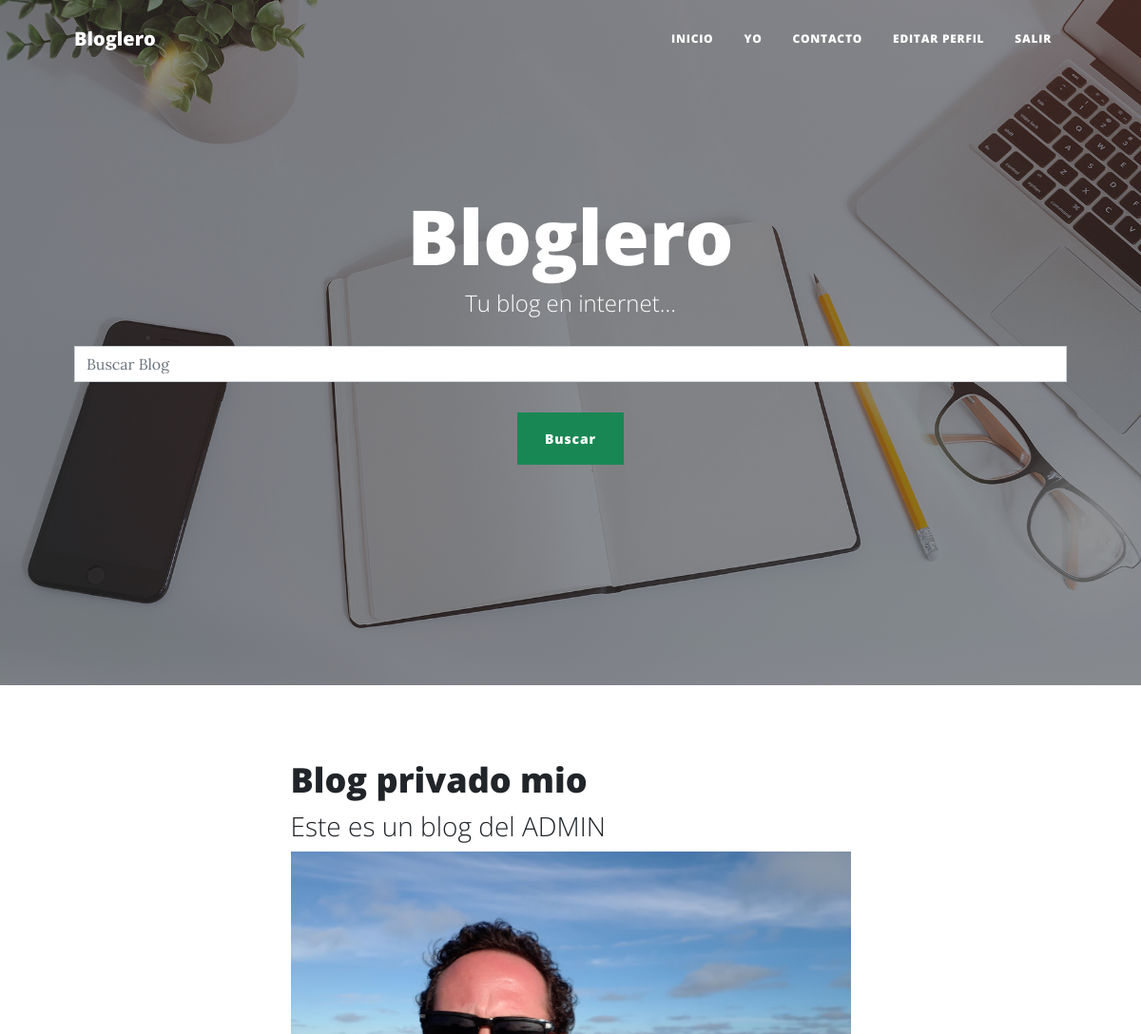
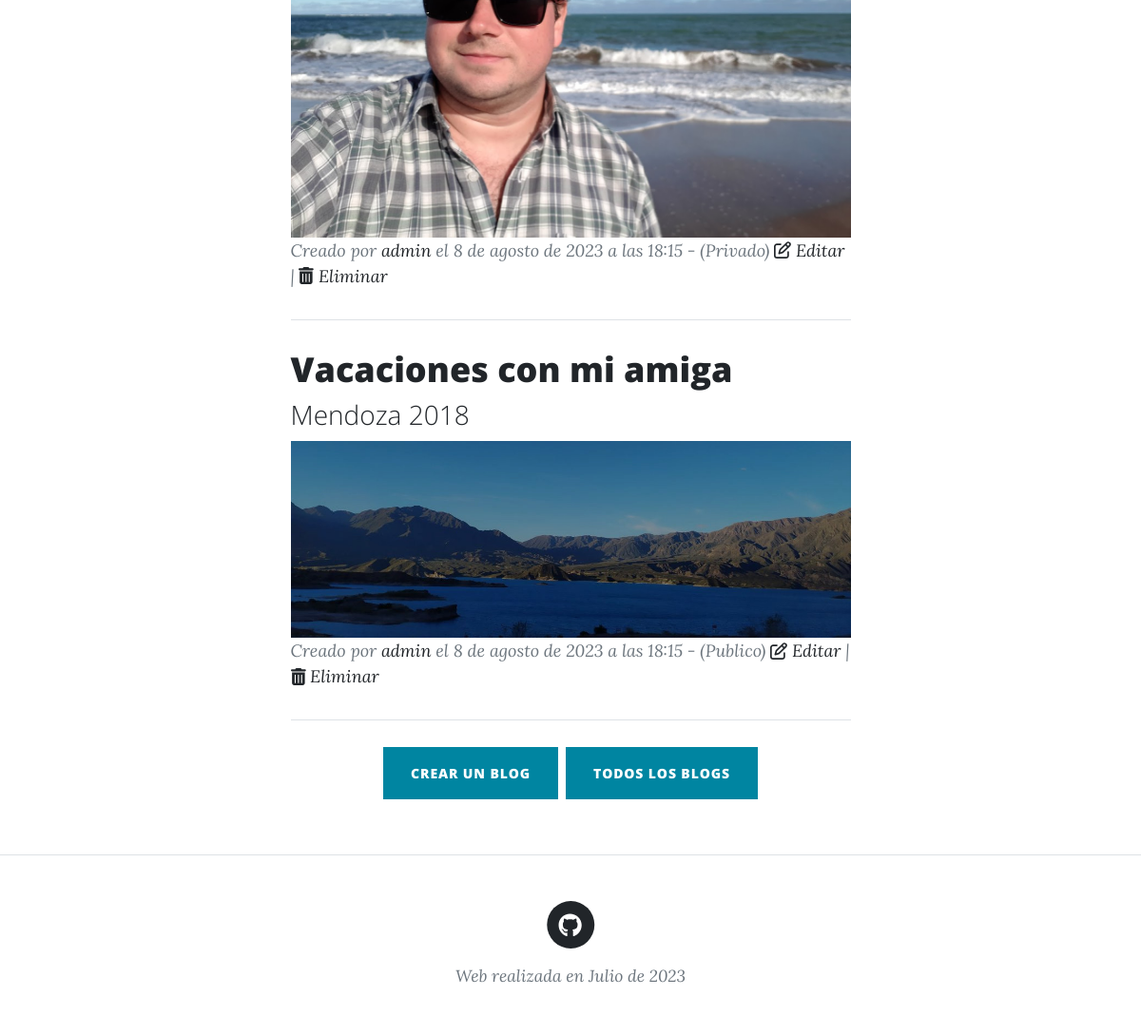
The app's page / (signed in) with its own data (2 pictures, top to bottom).
### AppBlog/models.py (models this page shows)
class Blog(models.Model):
    user = models.ForeignKey(User, on_delete=models.CASCADE, null=False)
    nombre = models.CharField(max_length=250)
    descripcion = models.CharField(max_length=500)
    portada = models.ImageField(upload_to='uploads/')
    fecha = models.DateTimeField(default=datetime.now())
    visibilidad = models.IntegerField(default=0)  # 0 - publico (usuarios no autenticados acceden)

### AppBlog/views.py (the view)
# urls.py: path('', index, name="index"), #index muestra ultimos blogs
def index(request):
    if request.user.is_authenticated:
        last_blogs = Blog.objects.filter(visibilidad__in=[0,1]).union(Blog.objects.filter(visibilidad=2, user_id=request.user.id)).order_by('-id')[:5]
    else:
        last_blogs = Blog.objects.filter(visibilidad=0).order_by('-id')[:5]
    return render(request, "appblog/index.html", {'last_blogs' : last_blogs })

### AppBlog/templates/appblog/index.html
{% extends 'appblog/base.html' %}
{% load static %}
        {% block header %}
        <header class="masthead" style="background-image: url('{% static 'appblog/assets/img/home-bg.jpg' %}')">
            <div class="container position-relative px-4 px-lg-5">
                <div class="row gx-4 gx-lg-5 justify-content-center">
                    <div class="col-md-10 col-lg-8 col-xl-7">
                        <div class="site-heading">
                            <h1>Bloglero</h1>
                            <span class="subheading">Tu blog en internet...</span>
                        </div>
                    </div>
                </div>
                <div class="row gx-4 gx-lg-5 justify-content-center">
                    <div class="col-md-12">
                        <div class="site-heading">
                            <form method="GET" action="{% url 'buscarBlog' %}">
                                <p><input name="data" type="text" class="form-control" placeholder="Buscar Blog" /></p>
                                <p><input type="submit" class="btn btn-success" value="Buscar" /></p>
                            </form>
                        </div>
                    </div>
                </div>
            </div>
        </header>
        {% endblock header %}
        {% block content %}
        <div class="container px-4 px-lg-5">
            <div class="row gx-4 gx-lg-5 justify-content-center">
                <div class="col-md-10 col-lg-8 col-xl-7">
                    {% for blog in last_blogs %}
                    <div class="blogs-preview">
                        <a href="{% url 'blog' blog.id %}">
                            <h2 class="blogs-title">{{ blog.nombre }}</h2>
                            <h3 class="blogs-subtitle">{{ blog.descripcion }}</h3>
                            <img src="{{ blog.portada.url }}" class="img-fluid" style="width: 100%;"/>
                        </a>
                        <p class="blogs-meta">
                            Creado por
                            {% if blog.user.username is None %}
                                    Anonimo
                                {% else %}
                                    <a href="#!">{{ blog.user.username }}</a>
                                {% endif %}
                                el {{ blog.fecha }} - <i>
                                {%if blog.visibilidad == 0 %}
                                    (Publico)
                                {% elif blog.visibilidad == 1 %}
                                    (Restringido)
                                {% else %}
                                    (Privado)
                                {% endif %}</i>
                            {% if blog.user.id == user.id %}
                                <a href="{% url 'editBlog' blog.id %}">
                                    <i class="fa-regular fa-pen-to-square"></i> Editar
                                </a>|
                                <a href="{% url 'deleteBlog' blog.id %}">
                                    <i class="fas fa-trash-alt"></i> Eliminar
                                </a>
                            {% endif %}
                        </p>
                    </div>
                    <hr class="my-4" />
                    {% endfor %}
                    <div class="d-flex justify-content-center mb-4"><a class="btn btn-primary text-uppercase m-1" href="{% url 'createBlog' %}">Crear un Blog</a><a class="btn btn-primary text-uppercase m-1" href="{% url 'allblog' %}">Todos los Blogs</a></div>
                </div>
            </div>
        </div>
        {% endblock content %}

### AppBlog/templates/appblog/base.html (shortened to what this page needs)
<!DOCTYPE html>
<html lang="en">
    <head>
        {% load static %}
        <link href="{% static 'appblog/css/styles.css' %}" rel="stylesheet" />
    </head>
    <body>
        <nav class="navbar navbar-expand-lg navbar-light" id="mainNav">
            <div class="container px-4 px-lg-5">
                <a class="navbar-brand" href="{% url 'index' %}">Bloglero</a>
                <div class="collapse navbar-collapse" id="navbarResponsive">
                    <ul class="navbar-nav ms-auto py-4 py-lg-0">
                        <li class="nav-item"><a class="nav-link px-lg-3 py-3 py-lg-4" href="{% url 'index' %}">Inicio</a></li>
                        <li class="nav-item"><a class="nav-link px-lg-3 py-3 py-lg-4" href="{% url 'about' %}">Yo</a></li>
                        <li class="nav-item"><a class="nav-link px-lg-3 py-3 py-lg-4" href="{% url 'contact' %}">Contacto</a></li>
                        {% if user.is_authenticated  %}
                            <li class="nav-item">
                                <a class="nav-link px-lg-3 py-3 py-lg-4" href="{% url 'editar_perfil' %}">
                                    Editar Perfil
                                </a>
                            </li>
                            <li class="nav-item"><a class="nav-link px-lg-3 py-3 py-lg-4" href="{% url 'logout' %}">Salir</a></li>
                        {% else %}
                            <li class="nav-item"><a class="nav-link px-lg-3 py-3 py-lg-4" href="{% url 'login' %}">Acceder</a></li>
                        {% endif %}
                    </ul>
                </div>
            </div>
        </nav>
        {% block header %}
        {% endblock header %}
        {% block content %}
        {% endblock content %}
        <br>
        <footer class="border-top">
            <div class="container px-4 px-lg-5">
                <div class="row gx-4 gx-lg-5 justify-content-center">
                    <div class="col-md-10 col-lg-8 col-xl-7">
                        <ul class="list-inline text-center">
                            <li class="list-inline-item">
                                <a href="https://github.com/anibalcrespo">
                                    <span class="fa-stack fa-lg">
                                        <i class="fas fa-circle fa-stack-2x"></i>
                                        <i class="fab fa-github fa-stack-1x fa-inverse"></i>
                                    </span>
                                </a>
                            </li>
                        </ul>
                        <div class="small text-center text-muted fst-italic">Web realizada en Julio de 2023</div>
                    </div>
                </div>
            </div>
        </footer>
    </body>
</html>

### records on screen
Blog: nombre "Blog privado mio", descripcion "Este es un blog del ADMIN", portada (picture), user.username "admin", fecha "8 de agosto de 2023 a las 18:15", visibilidad "(Privado)", shows "Editar"
Blog: nombre "Vacaciones con mi amiga", descripcion "Mendoza 2018", portada (picture), user.username "admin", fecha "8 de agosto de 2023 a las 18:15", visibilidad "(Publico)", shows "Editar"
